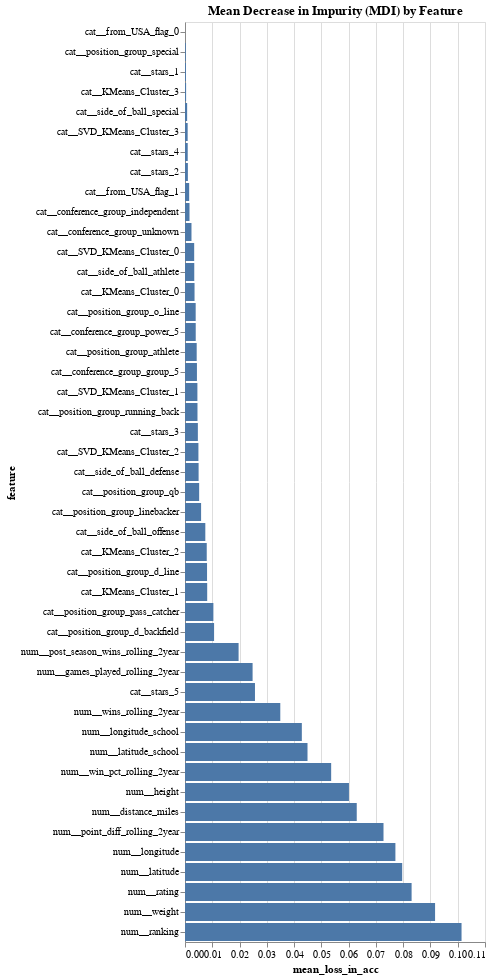

This figure's notebook cell:
### Code cell
alt.Chart(imp_df).mark_bar().encode(
    alt.Y('feature', sort='x'), x = 'mean_loss_in_acc').properties(
    title = 'Mean Decrease in Impurity (MDI) by Feature')

### Figure 1 — Vega-Lite specification as saved in the notebook (floating-point values rounded to 4 significant figures)
{"config": {"view": {"continuousWidth": 300, "continuousHeight": 300}}, "data": {"name": "data-a1aefbf046d2b720f174bee11470e820"}, "mark": {"type": "bar"}, "encoding": {"x": {"field": "mean_loss_in_acc", "type": "quantitative"}, "y": {"field": "feature", "sort": "x", "type": "nominal"}}, "title": "Mean Decrease in Impurity (MDI) by Feature", "$schema": "https://vega.github.io/schema/vega-lite/v5.6.1.json", "datasets": {"data-a1aefbf046d2b720f174bee11470e820": [{"feature": "cat__stars_1", "mean_loss_in_acc": 0.0003541}, {"feature": "cat__stars_2", "mean_loss_in_acc": 0.001058}, {"feature": "cat__stars_3", "mean_loss_in_acc": 0.004717}, {"feature": "cat__stars_4", "mean_loss_in_acc": 0.0009996}, {"feature": "cat__stars_5", "mean_loss_in_acc": 0.02566}, {"feature": "cat__side_of_ball_athlete", "mean_loss_in_acc": 0.003397}, {"feature": "cat__side_of_ball_defense", "mean_loss_in_acc": 0.00499}, {"feature": "cat__side_of_ball_offense", "mean_loss_in_acc": 0.007451}, {"feature": "cat__side_of_ball_special", "mean_loss_in_acc": 0.000784}, {"feature": "cat__conference_group_group_5", "mean_loss_in_acc": 0.004376}, {"feature": "cat__conference_group_independent", "mean_loss_in_acc": 0.001652}, {"feature": "cat__conference_group_power_5", "mean_loss_in_acc": 0.003933}, {"feature": "cat__conference_group_unknown", "mean_loss_in_acc": 0.002377}, {"feature": "cat__position_group_athlete", "mean_loss_in_acc": 0.004288}, {"feature": "cat__position_group_d_backfield", "mean_loss_in_acc": 0.01066}, {"feature": "cat__position_group_d_line", "mean_loss_in_acc": 0.008084}, {"feature": "cat__position_group_linebacker", "mean_loss_in_acc": 0.005902}, {"feature": "cat__position_group_o_line", "mean_loss_in_acc": 0.003917}, {"feature": "cat__position_group_pass_catcher", "mean_loss_in_acc": 0.01041}, {"feature": "cat__position_group_qb", "mean_loss_in_acc": 0.005191}, {"feature": "cat__position_group_running_back", "mean_loss_in_acc": 0.004578}, {"feature": "cat__position_group_special", "mean_loss_in_acc": 0.0002992}, {"feature": "cat__SVD_KMeans_Cluster_0", "mean_loss_in_acc": 0.003366}, {"feature": "cat__SVD_KMeans_Cluster_1", "mean_loss_in_acc": 0.004546}, {"feature": "cat__SVD_KMeans_Cluster_2", "mean_loss_in_acc": 0.004923}, {"feature": "cat__SVD_KMeans_Cluster_3", "mean_loss_in_acc": 0.0009775}, {"feature": "cat__KMeans_Cluster_0", "mean_loss_in_acc": 0.003499}, {"feature": "cat__KMeans_Cluster_1", "mean_loss_in_acc": 0.008138}, {"feature": "cat__KMeans_Cluster_2", "mean_loss_in_acc": 0.007973}, {"feature": "cat__KMeans_Cluster_3", "mean_loss_in_acc": 0.0004028}, {"feature": "cat__from_USA_flag_0", "mean_loss_in_acc": 0.0}, {"feature": "cat__from_USA_flag_1", "mean_loss_in_acc": 0.001529}, {"feature": "num__latitude_school", "mean_loss_in_acc": 0.04492}, {"feature": "num__point_diff_rolling_2year", "mean_loss_in_acc": 0.07278}, {"feature": "num__longitude", "mean_loss_in_acc": 0.07715}, {"feature": "num__longitude_school", "mean_loss_in_acc": 0.04284}, {"feature": "num__rating", "mean_loss_in_acc": 0.08309}, {"feature": "num__ranking", "mean_loss_in_acc": 0.1014}, {"feature": "num__games_played_rolling_2year", "mean_loss_in_acc": 0.02479}, {"feature": "num__post_season_wins_rolling_2year", "mean_loss_in_acc": 0.01965}, {"feature": "num__weight", "mean_loss_in_acc": 0.09169}, {"feature": "num__wins_rolling_2year", "mean_loss_in_acc": 0.03494}, {"feature": "num__latitude", "mean_loss_in_acc": 0.07964}, {"feature": "num__height", "mean_loss_in_acc": 0.06012}, {"feature": "num__win_pct_rolling_2year", "mean_loss_in_acc": 0.05359}, {"feature": "num__distance_miles", "mean_loss_in_acc": 0.06297}]}}
